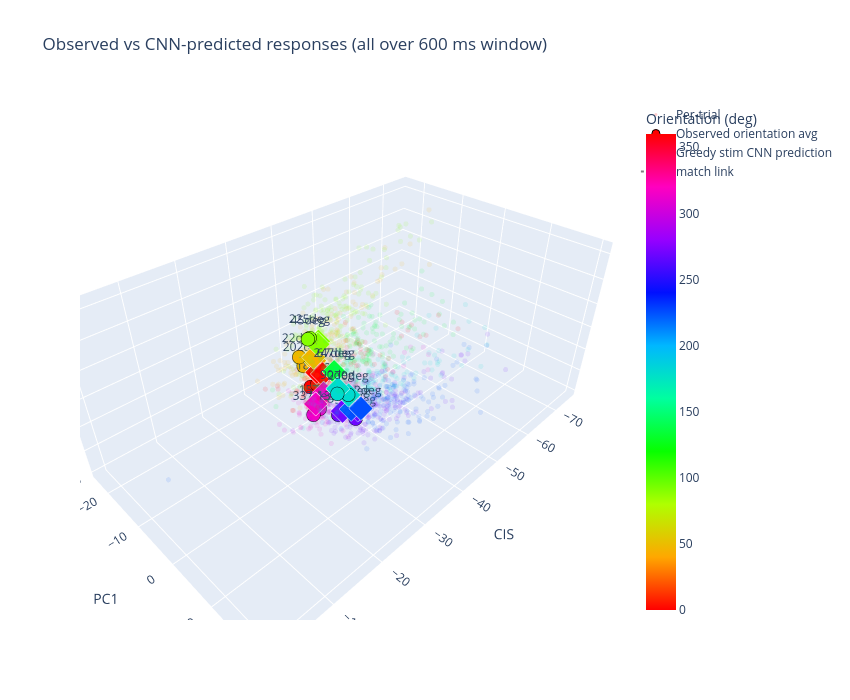

The notebook cell this image was saved under:
### Code cell
# Project everything (observed averages, per-trial dots, CNN predictions) into a
# shared (CIS, PC1, PC2) space built from the SAME VIS_ORIENT_TIME window used
# to define the targets, so all three live on a common scale.
import plotly.graph_objects as go
from sklearn.decomposition import PCA

# Rebuild the projection from `targets` (== sum_responses windowed to VIS_ORIENT_TIME).
X_win        = targets                                      # (n_orient, n_neurons)
mean_vec_win = X_win.mean(axis=0, keepdims=True)
pca_win      = PCA(n_components=2).fit(X_win)
proj_win, _  = np.linalg.qr(np.array([
    mean_vec_win[0],
    pca_win.components_[0],
    pca_win.components_[1],
]).T)                                                       # (n_neurons, 3)
coords_win   = X_win @ proj_win                             # (n_orient, 3)

# CNN predictions under greedy stims (already over the VIS_ORIENT_TIME window).
greedy_pred_full = np.zeros((len(visual_orientation_degs), n_neurons), dtype=np.float32)
for o_idx in range(len(visual_orientation_degs)):
    x = torch.from_numpy(est_stims[o_idx]).unsqueeze(0).to(device).float()
    with torch.no_grad():
        rate = torch.exp(model(x))                          # (1, n_neurons, n_bins)
    greedy_pred_full[o_idx] = rate[0, :, :VIS_ORIENT_TIME // 10].sum(dim=1).cpu().numpy()
greedy_coords_win = greedy_pred_full @ proj_win

# Per-trial dots over the same VIS_ORIENT_TIME window.
vis_window_samples = (VIS_ORIENT_TIME * SAMPLE_RATE) // 1000
trial_coords  = []
trial_doubled = []
for o_idx, orientation in enumerate(visual_orientation_degs):
    trial_times = visual_trial_df[visual_trial_df['orientation'] == orientation]['timestamp'].values[:N_VIS_TRIALS]
    for t_time in trial_times:
        trial_spikes = visual_spikes[(visual_spikes['timestamp'] >= t_time) &
                                     (visual_spikes['timestamp'] <  t_time + vis_window_samples)]
        x_trial = np.zeros(n_neurons)
        if not trial_spikes.empty:
            counts = trial_spikes.groupby('neuron_id').size()
            for nid, c in counts.items():
                if nid in neuron_to_idx:
                    x_trial[neuron_to_idx[nid]] = c
        trial_coords.append(x_trial @ proj_win)
        trial_doubled.append((int(orientation) * 2) % 360)
trial_coords  = np.array(trial_coords)
trial_doubled = np.array(trial_doubled)

doubled = (np.array(visual_orientation_degs) * 2) % 360

fig = go.Figure()
fig.add_trace(go.Scatter3d(
    x=trial_coords[:, 0], y=trial_coords[:, 1], z=trial_coords[:, 2],
    mode='markers',
    marker=dict(size=3, color=trial_doubled, colorscale='HSV',
                cmin=0, cmax=360, opacity=0.1, line=dict(width=0)),
    name='Per-trial', hoverinfo='skip',
))
fig.add_trace(go.Scatter3d(
    x=coords_win[:, 0], y=coords_win[:, 1], z=coords_win[:, 2],
    mode='markers+text',
    marker=dict(size=8, color=doubled, colorscale='HSV', cmin=0, cmax=360,
                line=dict(color='black', width=1),
                colorbar=dict(title='Orientation (deg)')),
    text=[f'{int(o)}deg' for o in visual_orientation_degs],
    textposition='top center',
    name='Observed orientation avg',
))
fig.add_trace(go.Scatter3d(
    x=greedy_coords_win[:, 0], y=greedy_coords_win[:, 1], z=greedy_coords_win[:, 2],
    mode='markers',
    marker=dict(size=8, color=doubled, colorscale='HSV', cmin=0, cmax=360,
                symbol='diamond', line=dict(color='white', width=1)),
    name='Greedy stim CNN prediction',
))
for o in range(len(visual_orientation_degs)):
    fig.add_trace(go.Scatter3d(
        x=[coords_win[o, 0], greedy_coords_win[o, 0]],
        y=[coords_win[o, 1], greedy_coords_win[o, 1]],
        z=[coords_win[o, 2], greedy_coords_win[o, 2]],
        mode='lines', line=dict(color='gray', width=2, dash='dot'),
        showlegend=(o == 0), name='match link', hoverinfo='skip',
    ))

fig.update_layout(
    title=f'Observed vs CNN-predicted responses (all over {VIS_ORIENT_TIME} ms window)',
    scene=dict(xaxis_title='CIS', yaxis_title='PC1', zaxis_title='PC2',
               aspectmode='data'),
    width=850, height=700,
)
fig.show()

### Figure 1 — Plotly figure (JSON) as saved in the notebook; plotly's stock layout.template omitted (floating-point values rounded to 4 significant figures; data arrays with more than 128 entries replaced by an {"elided": "..."} marker saying what was removed)
{"data": [{"hoverinfo": "skip", "marker": {"cmax": 360, "cmin": 0, "color": {"elided": "1600 int values"}, "colorscale": [[0, "#ff0000"], [0.1111, "#ffa700"], [0.2222, "#afff00"], [0.3333, "#08ff00"], [0.4444, "#00ff9f"], [0.5556, "#00b7ff"], [0.6667, "#0010ff"], [0.7778, "#9700ff"], [0.8889, "#ff00bf"], [1, "#ff0000"]], "line": {"width": 0}, "opacity": 0.1, "size": 3}, "mode": "markers", "name": "Per-trial", "type": "scatter3d", "x": {"elided": "1600 float values"}, "y": {"elided": "1600 float values"}, "z": {"elided": "1600 float values"}}, {"marker": {"cmax": 360, "cmin": 0, "color": [0.0, 45.0, 90.0, 135.0, 180.0, 225.0, 270.0, 315.0, 0.0, 45.0, 90.0, 135.0, 180.0, 225.0, 270.0, 315.0], "colorbar": {"title": {"text": "Orientation (deg)"}}, "colorscale": [[0, "#ff0000"], [0.1111, "#ffa700"], [0.2222, "#afff00"], [0.3333, "#08ff00"], [0.4444, "#00ff9f"], [0.5556, "#00b7ff"], [0.6667, "#0010ff"], [0.7778, "#9700ff"], [0.8889, "#ff00bf"], [1, "#ff0000"]], "line": {"color": "black", "width": 1}, "size": 8}, "mode": "markers+text", "name": "Observed orientation avg", "text": ["0deg", "22deg", "45deg", "67deg", "90deg", "112deg", "135deg", "157deg", "180deg", "202deg", "225deg", "247deg", "270deg", "292deg", "315deg", "337deg"], "textposition": "top center", "type": "scatter3d", "x": [-30.86, -30.82, -30.16, -28.99, -26.69, -28.18, -29.37, -29.63, -31.33, -31.02, -31.01, -29.08, -28.3, -29.29, -31.47, -27.44], "y": [-5.602, -8.218, -4.904, 2.452, 5.552, 6.754, 2.825, -2.036, -4.435, -7.404, -5.425, 2.439, 6.293, 8.127, 4.768, -1.184], "z": [-3.925, 1.143, 6.647, 4.454, 3.13, -0.1757, -4.283, -6.02, -2.983, -0.4288, 6.248, 4.434, 2.47, 0.04792, -5.227, -5.531]}, {"marker": {"cmax": 360, "cmin": 0, "color": [0.0, 45.0, 90.0, 135.0, 180.0, 225.0, 270.0, 315.0, 0.0, 45.0, 90.0, 135.0, 180.0, 225.0, 270.0, 315.0], "colorscale": [[0, "#ff0000"], [0.1111, "#ffa700"], [0.2222, "#afff00"], [0.3333, "#08ff00"], [0.4444, "#00ff9f"], [0.5556, "#00b7ff"], [0.6667, "#0010ff"], [0.7778, "#9700ff"], [0.8889, "#ff00bf"], [1, "#ff0000"]], "line": {"color": "white", "width": 1}, "size": 8, "symbol": "diamond"}, "mode": "markers", "name": "Greedy stim CNN prediction", "type": "scatter3d", "x": [-31.71, -32.33, -31.96, -28.99, -27.22, -28.25, -29.59, -30.73, -32.23, -32.51, -32.25, -29.04, -28.32, -29.14, -32.23, -27.94], "y": [-4.817, -6.246, -4.581, 2.454, 5.097, 6.941, 3.615, -2.187, -3.983, -6.302, -4.76, 2.527, 6.331, 8.199, 4.489, -1.104], "z": [-0.7902, 1.346, 4.952, 4.509, 3.576, -0.0305, -3.155, -3.326, -0.9874, 0.5241, 5.318, 4.391, 2.421, 0.3547, -3.961, -3.417]}, {"hoverinfo": "skip", "line": {"color": "gray", "dash": "dot", "width": 2}, "mode": "lines", "name": "match link", "showlegend": true, "type": "scatter3d", "x": [-30.86, -31.71], "y": [-5.602, -4.817], "z": [-3.925, -0.7902]}, {"hoverinfo": "skip", "line": {"color": "gray", "dash": "dot", "width": 2}, "mode": "lines", "name": "match link", "showlegend": false, "type": "scatter3d", "x": [-30.82, -32.33], "y": [-8.218, -6.246], "z": [1.143, 1.346]}, {"hoverinfo": "skip", "line": {"color": "gray", "dash": "dot", "width": 2}, "mode": "lines", "name": "match link", "showlegend": false, "type": "scatter3d", "x": [-30.16, -31.96], "y": [-4.904, -4.581], "z": [6.647, 4.952]}, {"hoverinfo": "skip", "line": {"color": "gray", "dash": "dot", "width": 2}, "mode": "lines", "name": "match link", "showlegend": false, "type": "scatter3d", "x": [-28.99, -28.99], "y": [2.452, 2.454], "z": [4.454, 4.509]}, {"hoverinfo": "skip", "line": {"color": "gray", "dash": "dot", "width": 2}, "mode": "lines", "name": "match link", "showlegend": false, "type": "scatter3d", "x": [-26.69, -27.22], "y": [5.552, 5.097], "z": [3.13, 3.576]}, {"hoverinfo": "skip", "line": {"color": "gray", "dash": "dot", "width": 2}, "mode": "lines", "name": "match link", "showlegend": false, "type": "scatter3d", "x": [-28.18, -28.25], "y": [6.754, 6.941], "z": [-0.1757, -0.0305]}, {"hoverinfo": "skip", "line": {"color": "gray", "dash": "dot", "width": 2}, "mode": "lines", "name": "match link", "showlegend": false, "type": "scatter3d", "x": [-29.37, -29.59], "y": [2.825, 3.615], "z": [-4.283, -3.155]}, {"hoverinfo": "skip", "line": {"color": "gray", "dash": "dot", "width": 2}, "mode": "lines", "name": "match link", "showlegend": false, "type": "scatter3d", "x": [-29.63, -30.73], "y": [-2.036, -2.187], "z": [-6.02, -3.326]}, {"hoverinfo": "skip", "line": {"color": "gray", "dash": "dot", "width": 2}, "mode": "lines", "name": "match link", "showlegend": false, "type": "scatter3d", "x": [-31.33, -32.23], "y": [-4.435, -3.983], "z": [-2.983, -0.9874]}, {"hoverinfo": "skip", "line": {"color": "gray", "dash": "dot", "width": 2}, "mode": "lines", "name": "match link", "showlegend": false, "type": "scatter3d", "x": [-31.02, -32.51], "y": [-7.404, -6.302], "z": [-0.4288, 0.5241]}, {"hoverinfo": "skip", "line": {"color": "gray", "dash": "dot", "width": 2}, "mode": "lines", "name": "match link", "showlegend": false, "type": "scatter3d", "x": [-31.01, -32.25], "y": [-5.425, -4.76], "z": [6.248, 5.318]}, {"hoverinfo": "skip", "line": {"color": "gray", "dash": "dot", "width": 2}, "mode": "lines", "name": "match link", "showlegend": false, "type": "scatter3d", "x": [-29.08, -29.04], "y": [2.439, 2.527], "z": [4.434, 4.391]}, {"hoverinfo": "skip", "line": {"color": "gray", "dash": "dot", "width": 2}, "mode": "lines", "name": "match link", "showlegend": false, "type": "scatter3d", "x": [-28.3, -28.32], "y": [6.293, 6.331], "z": [2.47, 2.421]}, {"hoverinfo": "skip", "line": {"color": "gray", "dash": "dot", "width": 2}, "mode": "lines", "name": "match link", "showlegend": false, "type": "scatter3d", "x": [-29.29, -29.14], "y": [8.127, 8.199], "z": [0.04792, 0.3547]}, {"hoverinfo": "skip", "line": {"color": "gray", "dash": "dot", "width": 2}, "mode": "lines", "name": "match link", "showlegend": false, "type": "scatter3d", "x": [-31.47, -32.23], "y": [4.768, 4.489], "z": [-5.227, -3.961]}, {"hoverinfo": "skip", "line": {"color": "gray", "dash": "dot", "width": 2}, "mode": "lines", "name": "match link", "showlegend": false, "type": "scatter3d", "x": [-27.44, -27.94], "y": [-1.184, -1.104], "z": [-5.531, -3.417]}], "layout": {"height": 700, "scene": {"aspectmode": "data", "xaxis": {"title": {"text": "CIS"}}, "yaxis": {"title": {"text": "PC1"}}, "zaxis": {"title": {"text": "PC2"}}}, "title": {"text": "Observed vs CNN-predicted responses (all over 600 ms window)"}, "width": 850}}
